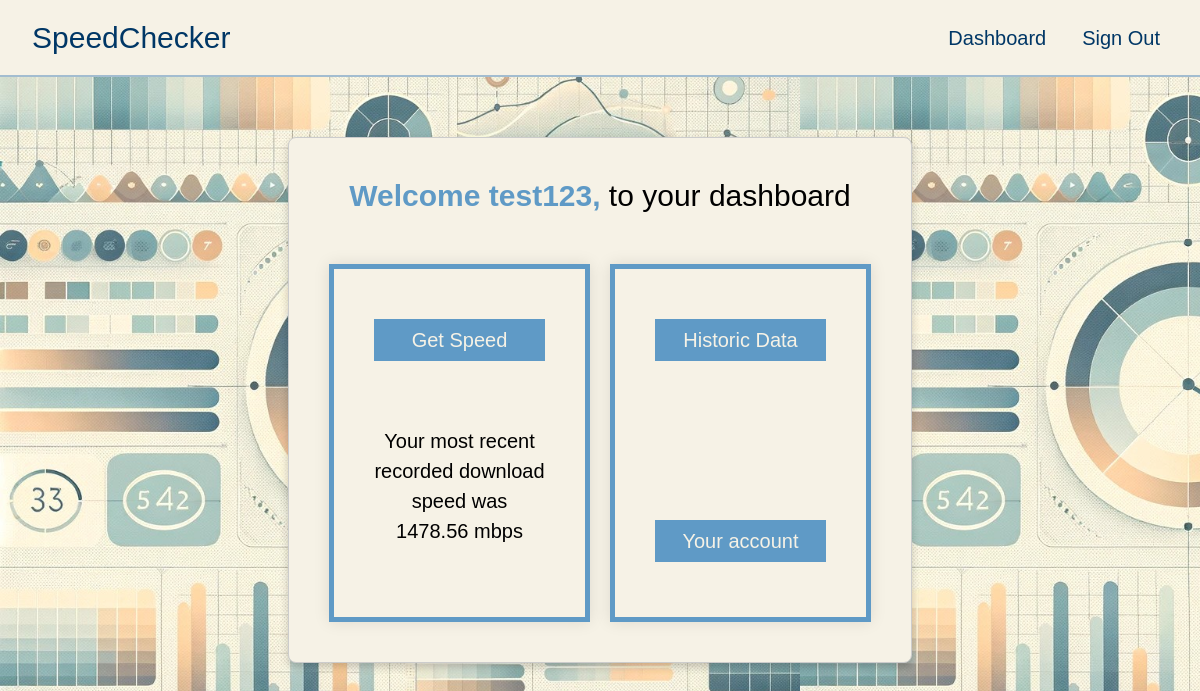
Page /dashboard (signed in) on the earlier database version.
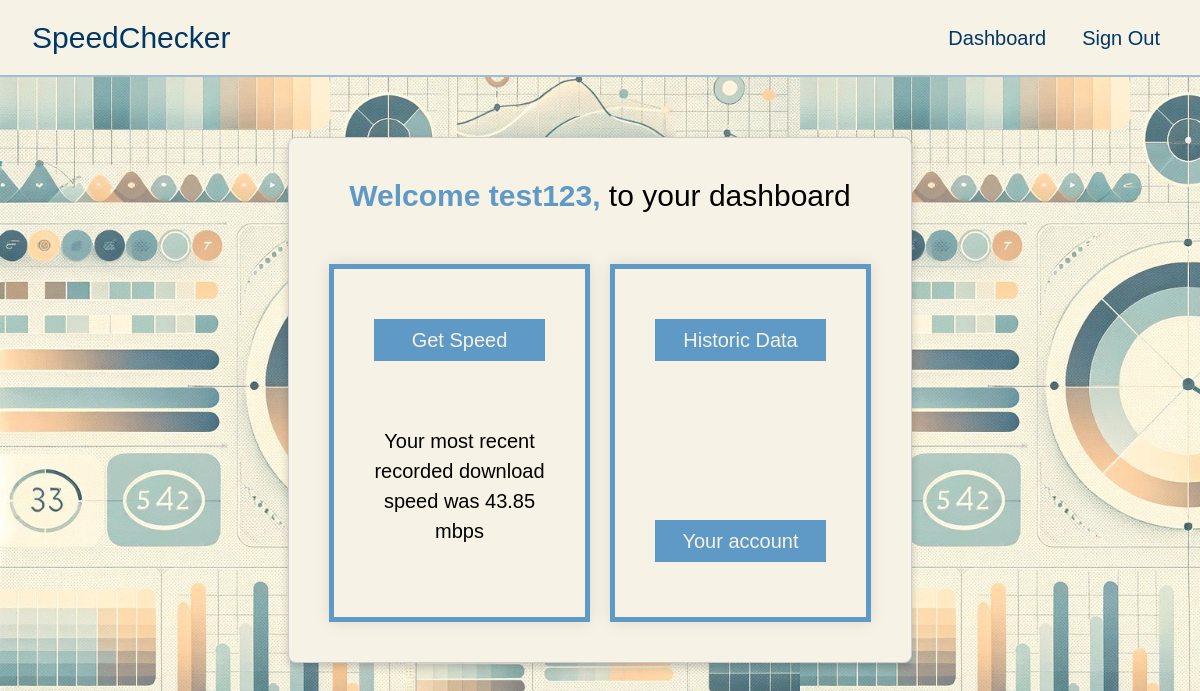
Same page on the later database version.
### server.py (models this page shows)
class Speed(db.Model):
    __tablename__ = "speeds"
    id: Mapped[int] = mapped_column(Integer, primary_key=True)
    user_id: Mapped[int] = mapped_column(Integer, db.ForeignKey("users.id"))
    user = relationship("User", back_populates="speeds", lazy='subquery')
    speed: Mapped[float] = mapped_column(Float,nullable=False)
    date: Mapped[datetime] = mapped_column(DateTime, nullable=False)

### server.py (the view, shortened to what this page needs)
@app.route("/dashboard", methods=["GET", "POST"])
@login_required
def dashboard():
    speeds = Speed.query.filter_by(user_id=current_user.id).order_by(Speed.date.desc()).all()
    if len(speeds) != 0:
        most_recent_speed = speeds[0].speed
    else:
        most_recent_speed = False
    return render_template("dashboard.html", recent_speed=most_recent_speed)

### server.py (called while the page is built)
def create_app():
    app = Flask(__name__)
    app.config['SECRET_KEY'] = os.getenv("SECRET_KEY")
    app.config['SQLALCHEMY_DATABASE_URI'] = os.getenv("SQLALCHEMY_DATABASE_URI")
    app.config['SQLALCHEMY_TRACK_MODIFICATIONS'] = False
    db.init_app(app)
    migrate.init_app(app, db)
    login_manager.init_app(app)
    bootstrap.init_app(app)
    @login_manager.user_loader
    def load_user(user_id):
        return User.query.get(int(user_id))
    return app

### templates/dashboard.html (shortened to what this page needs)
<!DOCTYPE html>
<html lang="en">
<head>
    {{ bootstrap.load_css() }}
    {% include "navbar.html" %}
    <link href="static/css/dashboard.css" rel="stylesheet" />
</head>
<body>
<div class="dashboard-container">
    <div class="main-box">
        <h1><span class="highlight"> Welcome {{ current_user.name }}, </span> to your dashboard</h1>
        <div class="container-wrapper">
            <div class="container" id="container1">
                <div class="sub-container" id="top-container1">
                    <button class="btn btn-primary" id="startTestBtn">Get Speed</button>
                </div>
                <div class="sub-container" id="bottom-container1">
                    <div id="result">
                        {% if recent_speed == False: %}
                            <p>You haven't recorded a speed yet. Click "Get Speed" to run your first test!</p>
                        {% else: %}
                            <p>Your most recent recorded download speed was <span class="highlight-speed">{{ recent_speed }} mbps</span></p>
                        {% endif %}
                    </div>
                </div>
            </div>
            <div class="container" id="container2">
                <div class="sub-container" id="top-container2">
                    <a href="{{ url_for('data') }}" class="btn btn-primary btn-block">Historic Data</a>
                </div>
                <div class=" sub-container" id="bottom-container2">
                    <a href="{{ url_for('account') }}" class="btn btn-primary btn-block">Your account</a>
                </div>
            </div>
        </div>
    </div>
</div>
</body>
{% include "base-scripts.html" %}

Differences in the rows shown:
no longer on this page (row unchanged): Speed: speed "1478.56"
added Speed: speed "43.85"
